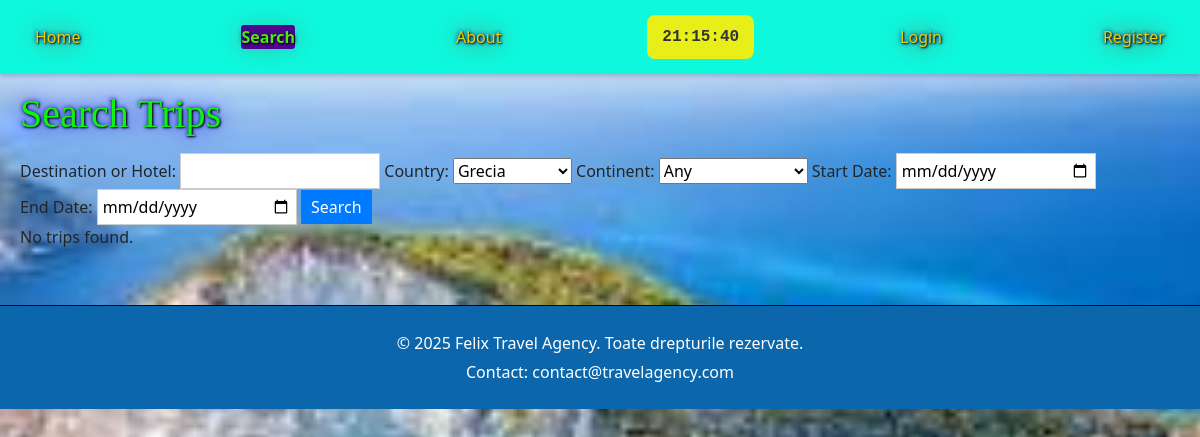
Page /search/?country=7 on the earlier database version.
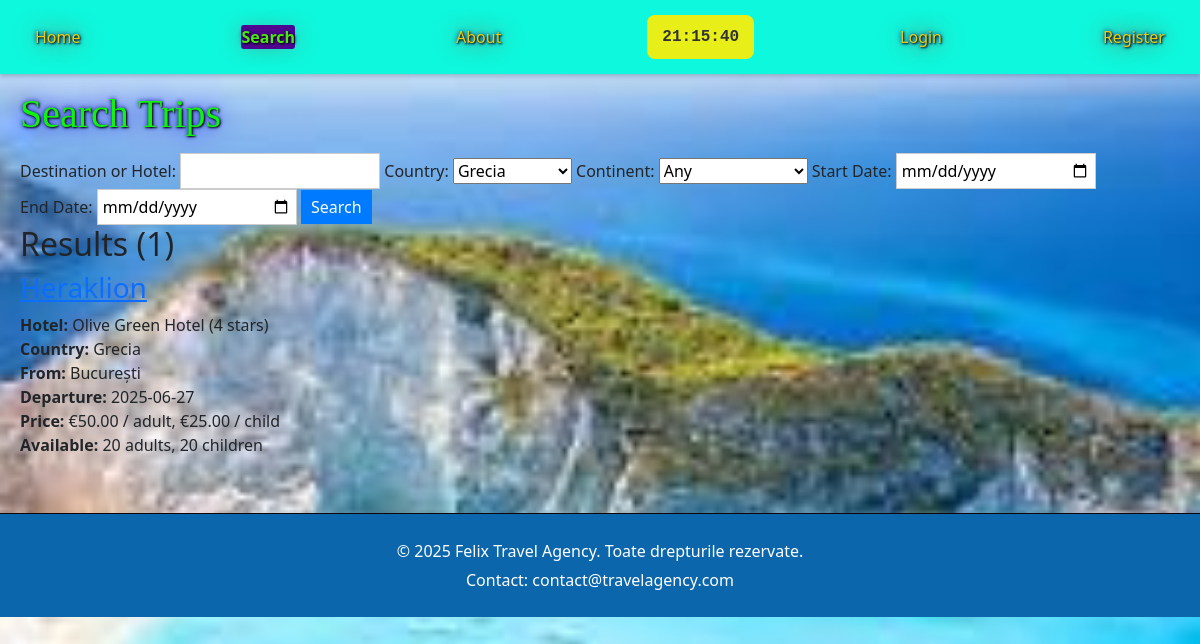
Same page on the later database version.
### trips/models.py (models this page shows, shortened)
class Trip(models.Model):
    TRIP_TYPES = (
        ('BB', 'Bed & Breakfast'),
        ('HB', 'Half Board'),
        ('FB', 'Full Board'),
        ('AI', 'All Inclusive'),
    )
    departure_city = models.ForeignKey(City, related_name='departure_trips', on_delete=models.CASCADE)
    departure_airport = models.ForeignKey(Airport, related_name='departure_trips', on_delete=models.CASCADE)
    destination_city = models.ForeignKey(City, related_name='destination_trips', on_delete=models.CASCADE)
    destination_hotel = models.ForeignKey(Hotel, on_delete=models.CASCADE)
    destination_airport = models.ForeignKey(Airport, related_name='destination_trips', on_delete=models.CASCADE)
    departure_date = models.DateField()
    return_date = models.DateField()
    length_of_stay = models.IntegerField()  # in days
    trip_type = models.CharField(max_length=2, choices=TRIP_TYPES)
    price_adult = models.DecimalField(max_digits=10, decimal_places=2)
    price_child = models.DecimalField(max_digits=10, decimal_places=2)
    promoted = models.BooleanField(default=False)
    places_adults = models.IntegerField()
    places_children = models.IntegerField()

class City(models.Model):
    name = models.CharField(max_length=100)
    country = models.ForeignKey(Country, on_delete=models.CASCADE)
    class Meta:
        unique_together = ['name', 'country']

class Hotel(models.Model):
    name = models.CharField(max_length=100)
    standard = models.IntegerField(choices=[(i, f"{i} stars") for i in range(1, 6)])  # 1-5 stars
    description = models.TextField()
    city = models.ForeignKey(City, on_delete=models.CASCADE)

class Country(models.Model):
    name = models.CharField(max_length=100, unique=True)
    continent = models.ForeignKey(Continent, on_delete=models.CASCADE)

### trips/views.py (the view)
# urls.py: path('search/', views.search_trips, name='search_trips'),
def search_trips(request):
    trips = Trip.objects.all()
    query = request.GET.get('q')
    country = request.GET.get('country')
    continent = request.GET.get('continent')
    date_start = request.GET.get('date_start')
    date_end = request.GET.get('date_end')
    if query:
        trips = trips.filter(
            Q(destination_city__name__icontains=query) |
            Q(destination_hotel__name__icontains=query) |
            Q(departure_city__name__icontains=query)
        )
    if country:
        trips = trips.filter(destination_hotel__city__country__id=country)
    if continent:
        trips = trips.filter(destination_hotel__city__country__continent=continent)
    if date_start:
        try:
            date_start = datetime.strptime(date_start, '%Y-%m-%d').date()
            trips = trips.filter(departure_date__gte=date_start)
        except ValueError:
            pass
    if date_end:
        try:
            date_end = datetime.strptime(date_end, '%Y-%m-%d').date()
            trips = trips.filter(departure_date__lte=date_end)
        except ValueError:
            pass
    paginator = Paginator(trips, 9)
    page_number = request.GET.get('page')
    page_obj = paginator.get_page(page_number)
    cities = City.objects.all()
    countries = Country.objects.all()
    continents = Continent.objects.all()
    trip_types = Trip.TRIP_TYPES
    hotel_standards = [(i, f"{i} stars") for i in range(1, 6)]
    return render(request, 'trips/search.html', {
        'page_obj': page_obj,
        'trips': trips,
        'cities': cities,
        'countries': countries,
        'continents': continents,
        'trip_types': trip_types,
        'hotel_standards': hotel_standards,
        'query': query,
    })

### trips/models.py (called while the page is built)
    def __str__(self):
        return self.name

### trips/templates/trips/search.html (shortened to what this page needs)
{% extends 'trips/master.html' %}
{% load static %}
{% block extra_css %}
    <link rel="stylesheet" href="{% static 'css/search.css' %}">
{% endblock %}
{% block content %}
    <h1>Search Trips</h1>
    <form method="get">
        <label>Destination or Hotel: <input type="text" name="q" value="{{ query|default_if_none:'' }}"></label>
        <label>Country:
            <select name="country">
                {% for country in countries %}
                    <option value="{{ country.id }}" {% if country.id|stringformat:"s" == request.GET.country %}selected{% endif %}>{{ country.name }}</option>
                {% endfor %}
            </select>
        </label>
        <label>Continent:
            <select name="continent">
                <option value="">Any</option>
            </select>
        </label>
        <label>Start Date: <input type="date" name="date_start" value="{{ request.GET.date_start }}"></label>
        <label>End Date: <input type="date" name="date_end" value="{{ request.GET.date_end }}"></label>
        <button type="submit">Search</button>
    </form>
    {% if trips %}
        <h2>Results ({{ trips.count }})</h2>
        {% for trip in trips %}
            <div class="trip">
                <h3><a href="{% url 'trip_detail' trip.id %}">{{ trip.destination_city.name }}</a></h3>
                <p>
                    <strong>Hotel:</strong> {{ trip.destination_hotel.name }} ({{ trip.destination_hotel.standard }} stars)<br>
                    <strong>Country:</strong> {{ trip.destination_hotel.city.country.name }}<br>
                    <strong>From:</strong> {{ trip.departure_city.name }}<br>
                    <strong>Departure:</strong> {{ trip.departure_date|date:"Y-m-d" }}<br>
                    <strong>Price:</strong> €{{ trip.price_adult }} / adult, €{{ trip.price_child }} / child<br>
                    <strong>Available:</strong> {{ trip.places_adults }} adults, {{ trip.places_children }} children
                </p>
            </div>
        {% endfor %}
    {% else %}
        <p>No trips found.</p>
    {% endif %}
 {% endblock %}

### trips/templates/trips/master.html (shortened to what this page needs)
{% load static %}
<!DOCTYPE html>
<html lang="en">
<head>
    {% load bootstrap5 %}
    {% bootstrap_css %}
    <link rel="stylesheet" href="{% static 'css/base.css' %}">
    {% block extra_css %}{% endblock %}
</head>
<body>
    <nav class="navbar">
        <a href="{% url 'home' %}" class="{% if request.path == '/' %}active{% endif %}">Home</a>
        <a href="{% url 'search_trips' %}" class="{% if request.path == '/search/' %}active{% endif %}">Search</a>
        <a href="{% url 'about' %}" class="{% if request.path == '/about/' %}active{% endif %}">About</a>
            <span id="clock" aria-live="off"></span>
        {% if user.is_authenticated %}
            <span>Welcome, {{ user.username }}!</span>
            <a href="{% url 'logout' %}" class="{% if request.path == '/logout/' %}active{% endif %}">Logout</a>
        {% else %}
            <a href="{% url 'login' %}" class="{% if request.path == '/login/' %}active{% endif %}">Login</a>
            <a href="{% url 'register' %}" class="{% if request.path == '/register/' %}active{% endif %}">Register</a>
        {% endif %}
    </nav>
    <main>
        {% block content %}
        {% endblock %}
    </main>
    <footer class="footer">
        <p>© 2025 Felix Travel Agency. Toate drepturile rezervate.</p>
        <p>Contact: contact@travelagency.com</p>
    </footer>
</body>
</html>

### trips/static/css/base.css (style rules this page uses)
body { background-image: url('static /css/images/plaja1.jpg'); background-size: cover; background-position: center; background-repeat: no-repeat; background-attachment: fixed; min-height: 100vh; margin: 0; }
.navbar { position: fixed !important; top: 0 !important; left: 0 !important; width: 100% !important; background-color: #0ef8dd; color: rgb(7, 2, 13); padding: 15px 20px; z-index: 10000; box-shadow: 0 2px 5px rgba(0, 0, 0, 0.2); }
.navbar a { color: rgb(232, 207, 16); text-decoration: none; margin: 0 15px; font-size: 16px; border-radius: 3px; box-shadow: #007bff; text-shadow: 1px 1px 2px black, 0 0 25px hsl(5, 100%, 50%), 0 0 5px darkblue; }
.navbar a.active { background-color: #400ba2; color: rgb(75, 233, 17); font-weight: bold; }
main { margin-top: 70px; padding: 20px; }
#clock { padding: 10px 15px; color: #333; font-family: monospace; font-size: 16px; font-weight: bold; background-color: #e7ee18; border-radius: 8px; }
.footer { margin-top: 20px; padding: 20px; background-color: #0b66ac; border-top: 1px solid #100404; text-align: center; margin-bottom: 0; }
.footer p { margin: 5px 0; color: white; }
form { margin-top: 15px; }
form input { padding: 5px; width: 200px; border: 1px solid #ccc; }
form button { padding: 5px 10px; background-color: #007bff; color: white; border: none; cursor: pointer; }

### trips/static/css/search.css (style rules this page uses)
h1 { color: rgb(15, 244, 15); text-shadow: 1px 1px 2px black, 0 0 25px blue, 0 0 5px darkblue; text-transform: capitalize; font-family: fantasy; }

Differences in the rows shown:
added Trip: destination_city.name "Heraklion", destination_hotel.name "Olive Green Hotel", destination_hotel.standard "4", destination_hotel.city.country.name "Grecia", departure_city.name "București", departure_date "2025-06-27", price_adult "50.00", price_child "25.00", places_adults "20", places_children "20"
Other differences:
{{ trips.count }}: (not shown) → "1"
text no longer shown: "No trips found."
text now shown: "Results ( )"
